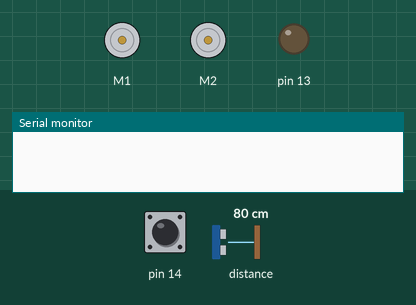
A sketch run on a simulated Arduino Leonardo, built with avr-gcc and run on an emulated ATmega32U4. Shown: 2 × DC motor (green arrow = forward, orange = backward, longer = faster), output pins drawn as LEDs (lit = HIGH), the last lines printed to the serial monitor. Inputs (shaded band) come from the test bench; at power-on: pin 14 HIGH, distance to the obstacle 80 cm.

Above: at 0.8 s.
0.9 s: pin 14 pulled LOW for 0.15 s
At 1.8 s:
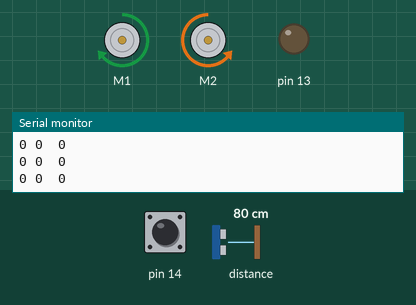
2.5 s: distance to the obstacle set to 21 cm
4.0 s: distance to the obstacle set to 18 cm
At 4.4 s:
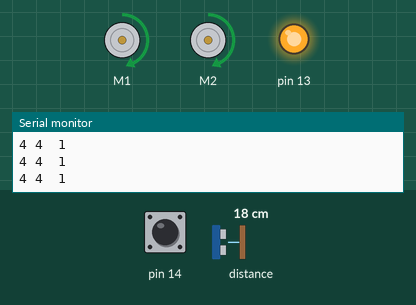
Timing chart, 0 to 7.0 s (numbered marks = the images above; inputs shaded):
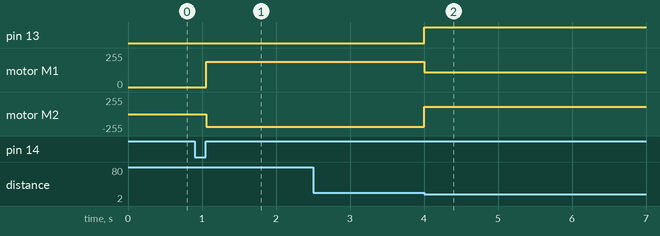

The sketch:

ProxySensorReader.ino
```cpp
#include "ProxySensor.h"

#include <Zumo32U4.h>

ProxySensor proxy;

void setup() {
  proxy.setup();
}

void loop() {
  proxy.ZieObject();
  proxy.printReadingsToSerial();
}
```

ProxySensor.cpp
```cpp
#include "HardwareSerial.h"
#include <Arduino.h>
//#include <cstdio> // Voor sprintf
#include <stdint.h>
#include <Wire.h>
#include <Zumo32U4.h>
#include "ProxySensor.h"

ProxySensor::ProxySensor() {}
ProxySensor::~ProxySensor() {}

Zumo32U4Motors motors;
Zumo32U4ProximitySensors proxSensors;
Zumo32U4ButtonA buttonA;

const uint16_t turnSpeedMax = 300;
const uint16_t turnSpeedMin = 150;
const uint16_t deceleration = 10;
const uint16_t acceleration = 10;

#define LEFT 0
#define RIGHT 1

bool senseDir = RIGHT;
bool turningLeft = false;
bool turningRight = false;
uint16_t turnSpeed = turnSpeedMax;

void turnRight() {
  motors.setSpeeds(turnSpeed, -turnSpeed);
  turningLeft = false;
  turningRight = true;
}

void turnLeft() {
  motors.setSpeeds(-turnSpeed, turnSpeed);
  turningLeft = true;
  turningRight = false;
}

void stop() {
  motors.setSpeeds(0, 0);
  turningLeft = false;
  turningRight = false;
}

void ProxySensor::setup() {
  initFrontSensor();
  buttonA.waitForButton();
}

bool ProxySensor::ZieObject() {
  read();
  uint8_t leftValue = countsFrontWithLeftLeds();
  uint8_t rightValue = countsFrontWithRightLeds();
  bool objectSeen = leftValue >= sensorThreshold || rightValue >= sensorThreshold;
  bool zekerweten = leftValue == rightValue;

  if (objectSeen) {
    turnSpeed -= deceleration;
  } else {
    turnSpeed += acceleration;
  }

  turnSpeed = constrain(turnSpeed, turnSpeedMin, turnSpeedMax);

  if (objectSeen) {
    ledYellow(1);

    if (leftValue < rightValue) {
      turnRight();
      senseDir = RIGHT;
    } else if (leftValue > rightValue) {
      turnLeft();
      senseDir = LEFT;
    } else if (zekerweten) {
      bool zien = true;
      while (zien) {
        motors.setSpeeds(175, 175);
        delayMicroseconds(1000000);
        read();
        leftValue = countsFrontWithLeftLeds();
        rightValue = countsFrontWithRightLeds();
        zekerweten = leftValue == rightValue;
        if (!zekerweten) {
          zien = false;
        }
      }
    }
  } else {
    ledYellow(0);

    if (senseDir == RIGHT) {
      turnRight();
    } else {
      turnLeft();
    }
  }
}

void ProxySensor::printReadingsToSerial() {
  read();
  leftValue = countsFrontWithLeftLeds();
  rightValue = countsFrontWithRightLeds();
  Readings[0] = leftValue;
  Readings[1] = rightValue;
  proxFrontActive = readBasicFront();
  static char buffer[80];
  sprintf(buffer, "%d %d  %d\n",
          Readings[0],
          Readings[1],
          proxFrontActive);
  Serial.print(buffer);
}
```

ProxySensor.h
```cpp
#ifndef PROXYSENSOR_H
#define PROXYSENSOR_H

#include <stdint.h>
#include <Wire.h>
#include <Zumo32U4.h>

class ProxySensor : public Zumo32U4ProximitySensors  {
public:
    ProxySensor();
    ~ProxySensor();
    void setup();
    void ReadSensor();
    bool ZieObject();
    void printReadingsToSerial();
private:
    const uint8_t sensorThreshold = 5;
    uint8_t leftValue;
    uint8_t rightValue;
    bool proxFrontActive;
    unsigned int Readings[2] = {0, 0};
};

#endif
```

Measured:
- the behaviour switches between 20 and 19 cm on distance to the obstacle (found by bisection; images 1 and 2)
- after the input at 0.9 s, motor M1: stopped → forward 191/255 after 0.16 s; motor M2: stopped → backward 191/255 after 0.16 s
- after the input at 4.0 s, pin 13: LOW → HIGH at once; motor M1: forward 191/255 → forward 111/255 at once; motor M2: backward 191/255 → forward 111/255 at once
